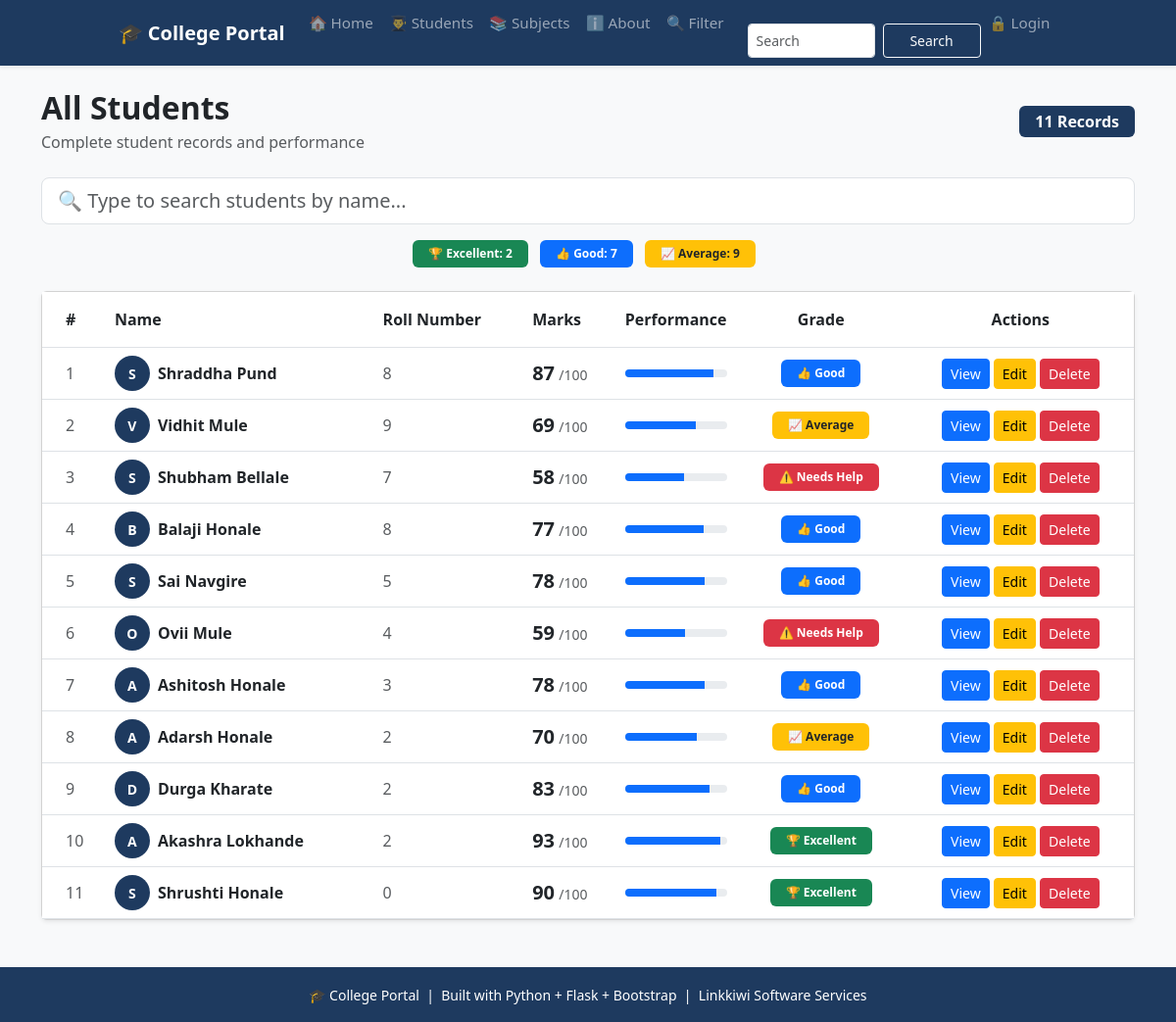
/students, run on the app's committed database.
### tables this page shows
CREATE TABLE students (
            id INTEGER PRIMARY KEY AUTOINCREMENT,
            name TEXT NOT NULL,
            roll INTEGER NOT NULL,
            marks INTEGER NOT NULL,
            subject TEXT NOT NULL,
            attendance INTEGER DEFAULT 0
        );

### app.py (the view)
@app.route("/students")
def students_page():
    conn = get_db()
    students = conn.execute('SELECT * FROM students ORDER BY id DESC').fetchall()
    conn.close()
    return render_template("students.html", students=students)

### database.py (called while the page is built)
def get_db():
    conn = sqlite3.connect(DB_PATH)
    conn.row_factory = sqlite3.Row
    return conn

### templates/students.html (shortened to what this page needs)
{% extends 'base.html' %}
{% block content %}
<div class="d-flex justify-content-between align-items-center mb-4">
    <div>
        <h2 class="fw-bold mb-1">All Students</h2>
        <p class="text-muted mb-0">
            Complete student records and performance
        </p>
    </div>
    <span class="badge fs-6 px-3 py-2"
          style="background-color: #1e3a5f;">
        {{ students|length }} Records
    </span>
</div>
<div class="mb-3">
    <input type="text"
           id="searchInput"
           class="form-control form-control-lg"
           placeholder="🔍 Type to search students by name...">
</div>
<div class="row mb-4">
    {% set excellent = students|selectattr('marks','ge',90)|list %}
    {% set good      = students|selectattr('marks','ge',75)|list %}
    {% set average   = students|selectattr('marks','ge',60)|list %}
    <div class="col text-center">
        <span class="badge bg-success px-3 py-2 me-2">
            🏆 Excellent: {{ excellent|length }}
        </span>
        <span class="badge bg-primary px-3 py-2 me-2">
            👍 Good: {{ good|length }}
        </span>
        <span class="badge bg-warning text-dark px-3 py-2 me-2">
            📈 Average: {{ average|length }}
        </span>
    </div>
</div>
<div class="card shadow-sm">
    <div class="card-body p-0">
        <div class="table-responsive">
            <table class="table table-hover mb-0">
                <thead style="background-color: #1e3a5f; color:white;">
                    <tr>
                        <th class="py-3 ps-4">#</th>
                        <th class="py-3">Name</th>
                        <th class="py-3">Roll Number</th>
                        <th class="py-3">Marks</th>
                        <th class="py-3">Performance</th>
                        <th class="py-3 text-center">Grade</th>
                        <th class="py-3 text-center">Actions</th>
                    </tr>
                </thead>
                <tbody id="tableBody">
                    {% for student in students %}
                    <tr class="align-middle" data-name="{{ student.name|lower }}">
                        <td class="ps-4 text-muted">
                            {{ loop.index }}
                        </td>
                    <td>
                        <div class="d-flex align-items-center">
                            <div class="rounded-circle d-flex align-items-center
                                        justify-content-center me-2 text-white fw-bold"
                                 style="width:36px; height:36px; font-size:14px;
                                        background-color: #1e3a5f;">
                                {{ student.name[0] }}
                            </div>
                            <span class="fw-bold">{{ student.name }}</span>
                        </div>
                    </td>
                    <td class="text-muted">{{ student.roll }}</td>
                    <td>
                        <span class="fw-bold fs-5">{{ student.marks }}</span>
                        <span class="text-muted small">/100</span>
                    </td>
                    <td style="width:120px;">
                        <div class="progress" style="height:8px;">
                            <div class="progress-bar"
                                {% if student.marks >= 90 %}bg-success
                                {% elif student.marks >= 75 %}bg-primary
                                {% elif student.marks >= 60 %}bg-warning
                                {% else %}bg-danger{% endif %}"
                                style="width: {{ student.marks|default(0) }}%;">
                            </div>
                        </div>
                    </td>
                    <td class="text-center">
                        {% if student.marks >= 90 %}
                            <span class="badge bg-success px-3 py-2">
                                🏆 Excellent
                            </span>
                        {% elif student.marks >= 75 %}
                            <span class="badge bg-primary px-3 py-2">
                                👍 Good
                            </span>
                        {% elif student.marks >= 60 %}
                            <span class="badge bg-warning text-dark px-3 py-2">
                                📈 Average
                            </span>
                        {% else %}
                            <span class="badge bg-danger px-3 py-2">
                                ⚠️ Needs Help
                            </span>
                        {% endif %}
                    </td>
                    <td class="text-center text-nowrap">
                        <a href="{{ url_for('student_detail', id=student.id) }}"
                           class="btn btn-sm btn-primary">
                            View
                        </a>
                        <a href="{{ url_for('edit_student', id=student.id) }}"
                           class="btn btn-sm btn-warning">
                            Edit
                        </a>
                        <a href="{{ url_for('delete_student', id=student.id) }}"
                           class="btn btn-sm btn-danger">
                            Delete
                        </a>
                    </td>
                </tr>
                {% endfor %}
            </tbody>
        </table>
    </div>
</div>
</div>
{% endblock %}

### templates/base.html (style rules this page uses)
:root { --brand: #1e3a5f; }

### data on the page
students: name "S", name "Shraddha Pund", roll "8", marks "87", shows "👍 Good"
students: name "V", name "Vidhit Mule", roll "9", marks "69", shows "📈 Average"
students: name "S", name "Shubham Bellale", roll "7", marks "58", shows "⚠️ Needs Help"
students: name "B", name "Balaji Honale", roll "8", marks "77", shows "👍 Good"
students: name "S", name "Sai Navgire", roll "5", marks "78", shows "👍 Good"
students: name "O", name "Ovii Mule", roll "4", marks "59", shows "⚠️ Needs Help"
students: name "A", name "Ashitosh Honale", roll "3", marks "78", shows "👍 Good"
students: name "A", name "Adarsh Honale", roll "2", marks "70", shows "📈 Average"
students: name "D", name "Durga Kharate", roll "2", marks "83", shows "👍 Good"
students: name "A", name "Akashra Lokhande", roll "2", marks "93", shows "🏆 Excellent"
students: name "S", name "Shrushti Honale", roll "0", marks "90", shows "🏆 Excellent"

### other printed values
{{ students|length }} "11"
{{ excellent|length }} "2"
{{ good|length }} "7"
{{ average|length }} "9"
